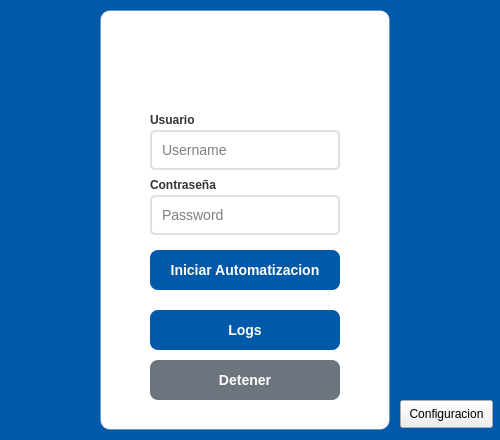
<?xml version="1.0" encoding="UTF-8"?>
<ui version="4.0">
 <class>mainWindow</class>
 <widget class="QMainWindow" name="mainWindow">
  <property name="geometry">
   <rect>
    <x>0</x>
    <y>0</y>
    <width>500</width>
    <height>440</height>
   </rect>
  </property>
  <property name="minimumSize">
   <size>
    <width>500</width>
    <height>440</height>
   </size>
  </property>
  <property name="maximumSize">
   <size>
    <width>500</width>
    <height>440</height>
   </size>
  </property>
  <property name="windowTitle">
   <string>Pami Automation</string>
  </property>
  <property name="windowIcon">
   <iconset>
    <normaloff>cropped-cropped-iso-bioimagenes2-32x32-1-32x32.png</normaloff>cropped-cropped-iso-bioimagenes2-32x32-1-32x32.png</iconset>
  </property>
  <widget class="QWidget" name="centralwidget">
   <property name="styleSheet">
    <string notr="true">QWidget#centralwidget {
    background-color: #0159A9;
}</string>
   </property>
   <widget class="QWidget" name="loginWidget" native="true">
    <property name="geometry">
     <rect>
      <x>100</x>
      <y>10</y>
      <width>290</width>
      <height>420</height>
     </rect>
    </property>
    <property name="styleSheet">
     <string notr="true">QWidget#loginWidget {
    background-color: #fff;
    border-radius: 10px;
    border: 1px solid rgba(1, 89, 169, 0.2);
}</string>
    </property>
    <widget class="QToolButton" name="startAutomation">
     <property name="geometry">
      <rect>
       <x>50</x>
       <y>240</y>
       <width>190</width>
       <height>40</height>
      </rect>
     </property>
     <property name="cursor">
      <cursorShape>PointingHandCursor</cursorShape>
     </property>
     <property name="styleSheet">
      <string notr="true">QToolButton {
    background-color: #0159A9;
    color: white;
    border: none;
    border-radius: 8px;
    font-size: 14px;
    font-weight: bold;
}
QToolButton:hover {
    background-color: #003d7a;
}
QToolButton:pressed {
    background-color: #002a5c;
}</string>
     </property>
     <property name="text">
      <string>Iniciar Automatizacion</string>
     </property>
    </widget>
    <widget class="QToolButton" name="stopAutomation">
    <property name="geometry">
    <rect>
    <x>50</x>
    <y>350</y>
    <width>190</width>
    <height>40</height>
    </rect>
    </property>
    <property name="cursor">
    <cursorShape>PointingHandCursor</cursorShape>
    </property>
    <property name="styleSheet">
    <string notr="true">QToolButton {
        background-color: #dc3545;
        color: white;
        border: none;
        border-radius: 8px;
        font-size: 14px;
        font-weight: bold;
    }
    QToolButton:hover {
        background-color: #c82333;
    }
    QToolButton:pressed {
        background-color: #bd2130;
    }
    QToolButton:disabled {
        background-color: #6c757d;
    }</string>
    </property>
    <property name="text">
    <string>Detener</string>
    </property>
    <property name="enabled">
    <bool>false</bool>
    </property>
    </widget>
    <widget class="QLabel" name="backgrounImage">
     <property name="geometry">
      <rect>
       <x>10</x>
       <y>15</y>
       <width>270</width>
       <height>66</height>
      </rect>
     </property>
     <property name="text">
      <string/>
     </property>
     <property name="pixmap">
      <pixmap>Bioimagenes2.png</pixmap>
     </property>
     <property name="scaledContents">
      <bool>true</bool>
     </property>
    </widget>
    <widget class="QLineEdit" name="userInput">
     <property name="geometry">
      <rect>
       <x>50</x>
       <y>120</y>
       <width>190</width>
       <height>40</height>
      </rect>
     </property>
     <property name="styleSheet">
      <string notr="true">QLineEdit {
    border: 2px solid #e0e0e0;
    border-radius: 5px;
    padding: 8px;
    font-size: 14px;
}
QLineEdit:focus {
    border-color: #0159A9;
}</string>
     </property>
     <property name="text">
      <string/>
     </property>
     <property name="placeholderText">
      <string>Username</string>
     </property>
    </widget>
    <widget class="QLineEdit" name="passInput">
     <property name="geometry">
      <rect>
       <x>50</x>
       <y>185</y>
       <width>190</width>
       <height>40</height>
      </rect>
     </property>
     <property name="styleSheet">
      <string notr="true">QLineEdit {
    border: 2px solid #e0e0e0;
    border-radius: 5px;
    padding: 8px;
    font-size: 14px;
}
QLineEdit:focus {
    border-color: #0159A9;
}</string>
     </property>
     <property name="echoMode">
      <enum>QLineEdit::Password</enum>
     </property>
     <property name="placeholderText">
      <string>Password</string>
     </property>
    </widget>
    <widget class="QLabel" name="userLabel">
     <property name="geometry">
      <rect>
       <x>50</x>
       <y>100</y>
       <width>80</width>
       <height>20</height>
      </rect>
     </property>
     <property name="styleSheet">
      <string notr="true">QLabel {
    color: #333;
    font-size: 12px;
    font-weight: bold;
}</string>
     </property>
     <property name="text">
      <string>Usuario</string>
     </property>
    </widget>
    <widget class="QLabel" name="passLabel">
     <property name="geometry">
      <rect>
       <x>50</x>
       <y>165</y>
       <width>80</width>
       <height>20</height>
      </rect>
     </property>
     <property name="styleSheet">
      <string notr="true">QLabel {
    color: #333;
    font-size: 12px;
    font-weight: bold;
}</string>
     </property>
     <property name="text">
      <string>Contraseña</string>
     </property>
    </widget>
    <widget class="QToolButton" name="logsButton">
     <property name="geometry">
      <rect>
       <x>50</x>
       <y>300</y>
       <width>190</width>
       <height>40</height>
      </rect>
     </property>
     <property name="cursor">
      <cursorShape>PointingHandCursor</cursorShape>
     </property>
     <property name="styleSheet">
      <string notr="true">QToolButton {
    background-color: #0159A9;
    color: white;
    border: none;
    border-radius: 8px;
    font-size: 14px;
    font-weight: bold;
}
QToolButton:hover {
    background-color: #003d7a;
}
QToolButton:pressed {
    background-color: #002a5c;
}</string>
     </property>
     <property name="text">
      <string>Logs</string>
     </property>
    </widget>
    <zorder>backgrounImage</zorder>
    <zorder>startAutomation</zorder>
    <zorder>userInput</zorder>
    <zorder>passInput</zorder>
    <zorder>userLabel</zorder>
    <zorder>passLabel</zorder>
    <zorder>logsButton</zorder>
   </widget>
   <widget class="QPushButton" name="settingsButton">
    <property name="geometry">
     <rect>
      <x>400</x>
      <y>400</y>
      <width>93</width>
      <height>28</height>
     </rect>
    </property>
    <property name="text">
     <string>Configuracion</string>
    </property>
   </widget>
  </widget>
 </widget>
 <resources/>
 <connections/>
</ui>
